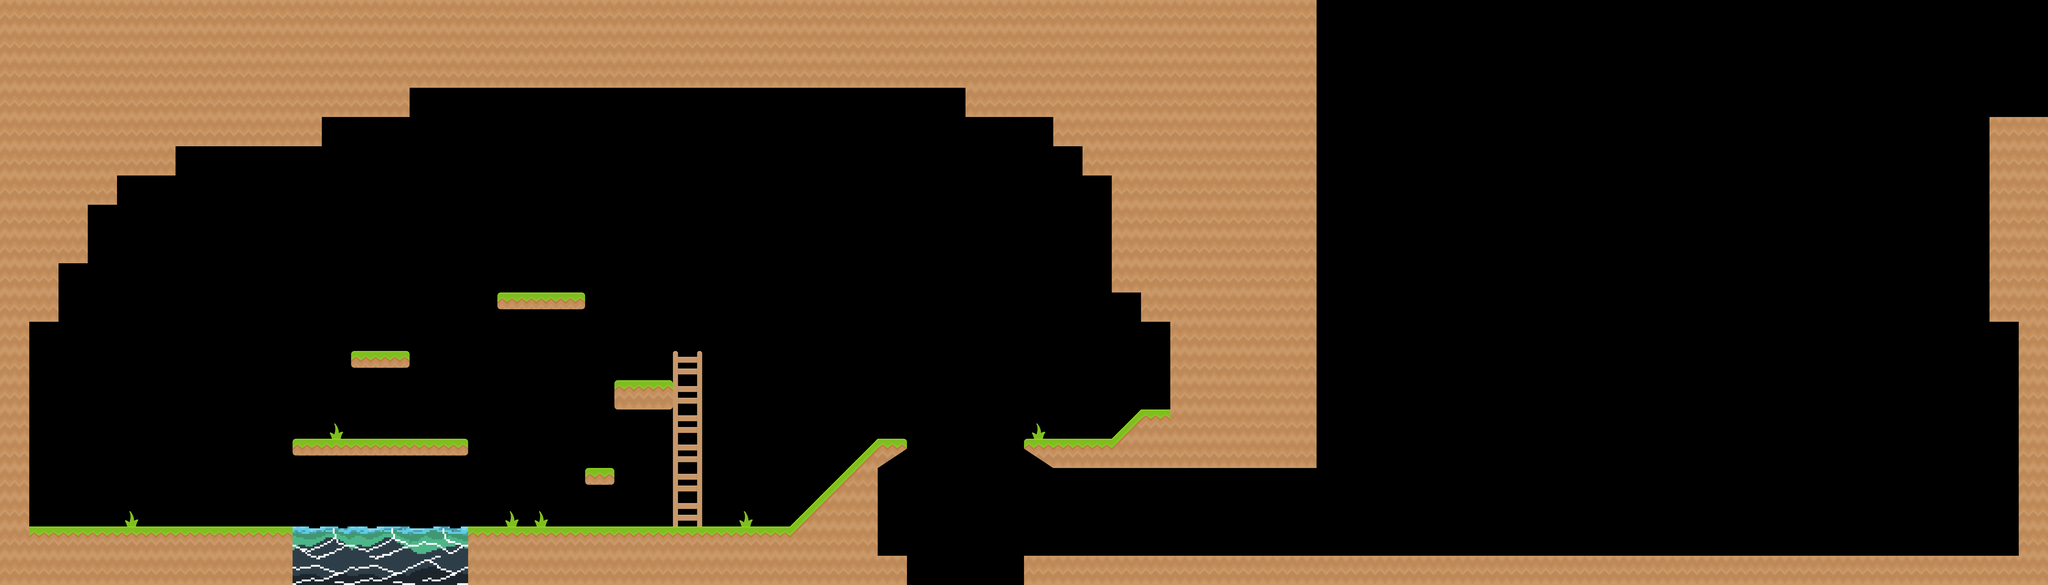

This is a level from a 2D game, rendered from its Tiled map with the project's own tilesets. A one-line summary and the map file follow, with tile-layer data summarised:
An orthogonal 70x20 tile map with 128x128 px tiles, 5 tile layers (BackgroundTiles, Ground, InvisibleWalls, Ice, ...), 2 tilesets and 80 objects.

<map version="1.5" tiledversion="1.7.2" orientation="orthogonal" renderorder="right-down" width="70" height="20" tilewidth="128" tileheight="128" infinite="0" nextlayerid="20" nextobjectid="130">
 <tileset firstgid="1" name="arcade_platformer" tilewidth="128" tileheight="256" tilecount="46" columns="0">
  <grid orientation="orthogonal" width="1" height="1" />
  <tile id="0">
   <image width="128" height="128" source="../images/Ground/Grass/grass.png" />
  </tile>
  <tile id="1">
   <image width="128" height="128" source="../images/Ground/Grass/grassCenter.png" />
  </tile>
  <tile id="2">
   <image width="128" height="128" source="../images/Ground/Grass/grassCenter_round.png" />
  </tile>
  <tile id="3">
   <image width="128" height="128" source="../images/Ground/Grass/grassCliff_left.png" />
  </tile>
  <tile id="4">
   <image width="128" height="128" source="../images/Ground/Grass/grassCliff_right.png" />
  </tile>
  <tile id="5">
   <image width="128" height="128" source="../images/Ground/Grass/grassCliffAlt_left.png" />
  </tile>
  <tile id="6">
   <image width="128" height="128" source="../images/Ground/Grass/grassCliffAlt_right.png" />
  </tile>
  <tile id="7">
   <image width="128" height="128" source="../images/Ground/Grass/grassCorner_left.png" />
  </tile>
  <tile id="8">
   <image width="128" height="128" source="../images/Ground/Grass/grassCorner_right.png" />
  </tile>
  <tile id="9">
   <image width="128" height="128" source="../images/Ground/Grass/grassHalf.png" />
  </tile>
  <tile id="10">
   <image width="128" height="128" source="../images/Ground/Grass/grassHalf_left.png" />
  </tile>
  <tile id="11">
   <image width="128" height="128" source="../images/Ground/Grass/grassHalf_mid.png" />
  </tile>
  <tile id="12">
   <image width="128" height="128" source="../images/Ground/Grass/grassHalf_right.png" />
  </tile>
  <tile id="13">
   <image width="128" height="128" source="../images/Ground/Grass/grassHill_left.png" />
  </tile>
  <tile id="14">
   <image width="128" height="128" source="../images/Ground/Grass/grassHill_right.png" />
  </tile>
  <tile id="15">
   <image width="128" height="128" source="../images/Ground/Grass/grassLeft.png" />
  </tile>
  <tile id="16">
   <image width="128" height="128" source="../images/Ground/Grass/grassMid.png" />
  </tile>
  <tile id="17">
   <image width="128" height="128" source="../images/Ground/Grass/grassRight.png" />
  </tile>
  <tile id="18">
   <image width="128" height="128" source="../images/HUD/hudHeart_empty.png" />
  </tile>
  <tile id="19">
   <image width="128" height="128" source="../images/HUD/hudHeart_full.png" />
  </tile>
  <tile id="20">
   <image width="128" height="128" source="../images/HUD/hudHeart_half.png" />
  </tile>
  <tile id="21">
   <image width="128" height="128" source="../images/HUD/hudX.png" />
  </tile>
  <tile id="22">
   <image width="128" height="128" source="../images/Items/coinBronze.png" />
  </tile>
  <tile id="23">
   <image width="128" height="128" source="../images/Items/coinGold.png" />
  </tile>
  <tile id="24">
   <image width="128" height="128" source="../images/Items/coinSilver.png" />
  </tile>
  <tile id="25">
   <image width="128" height="128" source="../images/Items/flagGreen_down.png" />
  </tile>
  <tile id="26">
   <image width="128" height="128" source="../images/Items/flagGreen1.png" />
  </tile>
  <tile id="27">
   <image width="128" height="128" source="../images/Items/flagGreen2.png" />
  </tile>
  <tile id="28">
   <image width="128" height="128" source="../images/Tiles/doorOpen_mid.png" />
  </tile>
  <tile id="29">
   <image width="128" height="128" source="../images/Tiles/doorOpen_top.png" />
  </tile>
  <tile id="30">
   <image width="128" height="128" source="../images/Tiles/grass.png" />
  </tile>
  <tile id="31">
   <image width="128" height="128" source="../images/Tiles/ladderMid.png" />
  </tile>
  <tile id="32">
   <image width="128" height="128" source="../images/Tiles/ladderTop.png" />
  </tile>
  <tile id="33">
   <image width="128" height="128" source="../images/Tiles/signExit.png" />
  </tile>
  <tile id="34">
   <image width="128" height="128" source="../images/Tiles/signLeft.png" />
  </tile>
  <tile id="35">
   <image width="128" height="128" source="../images/Tiles/signRight.png" />
  </tile>
  <tile id="36">
   <image width="128" height="128" source="../images/Tiles/torch1.png" />
  </tile>
  <tile id="37">
   <image width="128" height="128" source="../images/Tiles/torch2.png" />
  </tile>
  <tile id="38">
   <image width="128" height="128" source="../images/Tiles/water.png" />
  </tile>
  <tile id="39">
   <image width="128" height="128" source="../images/Tiles/waterTop_high.png" />
  </tile>
  <tile id="40">
   <image width="128" height="128" source="../images/Tiles/waterTop_low.png" />
  </tile>
  <tile id="41">
   <image width="75" height="80" source="../images/skapning-export.png" />
  </tile>
  <tile id="42">
   <image width="32" height="32" source="../tiles/grass1.png" />
  </tile>
  <tile id="44">
   <image width="32" height="32" source="../tiles/grass3.png" />
  </tile>
  <tile id="45">
   <image width="32" height="32" source="../tiles/grass4.png" />
  </tile>
  <tile id="47">
   <image width="128" height="256" source="../tiles/grass2.png" />
  </tile>
 </tileset>
 <tileset firstgid="49" name="Mush" tilewidth="128" tileheight="128" tilecount="32" columns="16">
  <image source="../tiles/newtileset.png" width="2048" height="256" />
 </tileset>
 <objectgroup id="19" name="Background" />
 <layer id="6" name="BackgroundTiles" width="70" height="20">
  <data>[1400 cells, 6 non-empty, 1 distinct tile ids]</data>
 </layer>
 <layer id="2" name="Ground" width="70" height="20">
  <data>[1400 cells, 393 non-empty, 12 distinct tile ids]</data>
 </layer>
 <layer id="17" name="InvisibleWalls" width="70" height="20">
  <data>[1400 cells, 415 non-empty, 12 distinct tile ids]</data>
 </layer>
 <layer id="13" name="Ice" width="70" height="20">
  <data>[1400 cells, 12 non-empty, 10 distinct tile ids]</data>
 </layer>
 <objectgroup id="14" name="Goal">
  <object id="49" gid="29" x="4992" y="1792" width="128" height="128" />
  <object id="50" gid="29" x="4992" y="1664" width="128" height="128" />
  <object id="51" gid="30" x="4992" y="1536" width="128" height="128" />
 </objectgroup>
 <layer id="3" name="Ladder" width="70" height="20">
  <data>[1400 cells, 6 non-empty, 2 distinct tile ids]</data>
 </layer>
 <objectgroup id="10" name="DecorationBehindPlayer">
  <object id="26" gid="37" x="253.667" y="2304" width="128" height="128" />
  <object id="27" gid="37" x="131" y="2275.67" width="128" height="128" />
  <object id="56" gid="37" x="3848.12" y="2445.82" width="128" height="128" />
  <object id="57" gid="37" x="4487.52" y="2448.85" width="128" height="128" />
  <object id="58" gid="37" x="4617.82" y="1933.7" width="128" height="128" />
 </objectgroup>
 <objectgroup id="8" name="Player">
  <object id="129" gid="42" x="2732.7" y="1633.94" width="75" height="80" />
 </objectgroup>
 <objectgroup id="11" name="DecorationInFrontPlayer">
  <object id="47" gid="36" x="778.424" y="2306.42" width="128" height="128" />
  <object id="48" gid="34" x="654.182" y="2306.42" width="128" height="128" />
  <object id="68" gid="2" x="4608" y="2176" width="128" height="128" />
  <object id="69" gid="2" x="4608" y="2304" width="128" height="128" />
  <object id="70" gid="2" x="4608" y="2304" width="128" height="128" />
  <object id="71" gid="2" x="4608" y="2432" width="128" height="128" />
  <object id="72" gid="2" x="4736" y="2432" width="128" height="128" />
  <object id="73" gid="2" x="4736" y="2304" width="128" height="128" />
  </objectgroup>
 <objectgroup id="16" name="Collectibles">
  <!-- 41 objects omitted --></objectgroup>
 <objectgroup id="5" name="Coins">
  <!-- 40 objects omitted --></objectgroup>
</map>
<!-- 63 of 80 objects omitted -->
